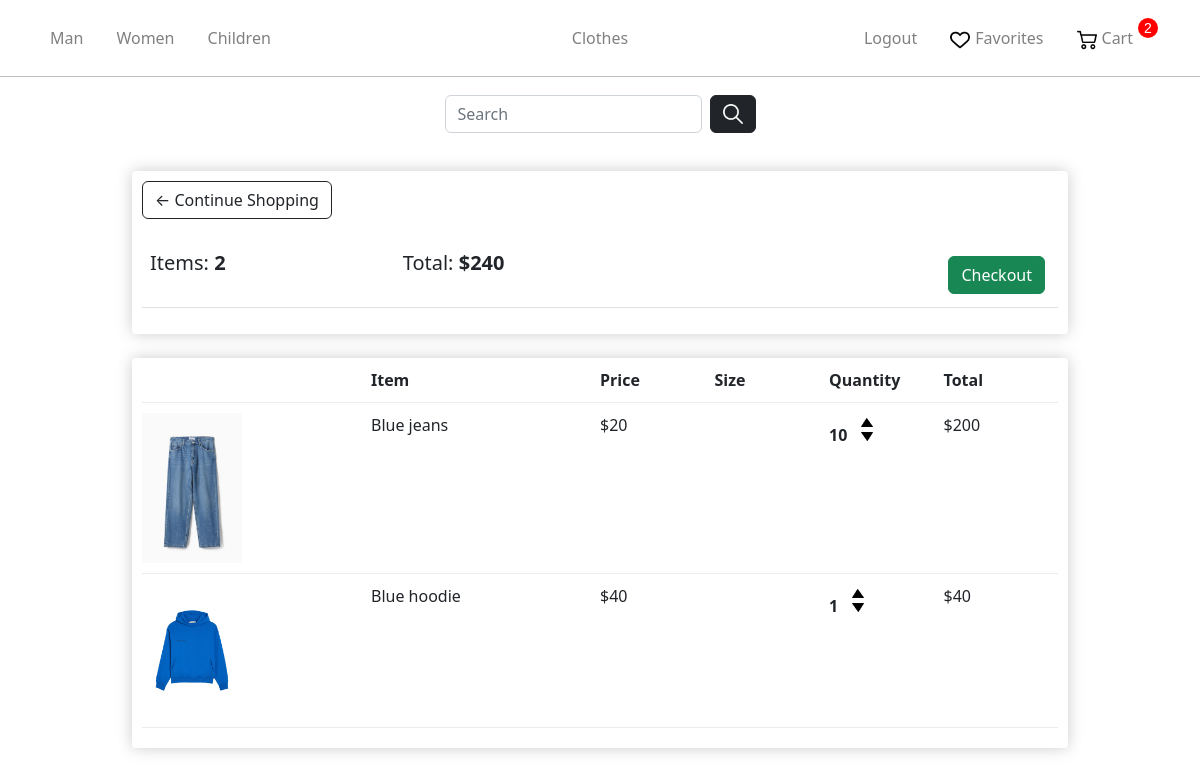
Screenshot of /cart/ (signed in) with the database file from the repository.
### store/models.py (models this page shows, shortened)
class Gender(models.Model):
    name = models.CharField(max_length=100, db_index=True)
    slug = models.SlugField(max_length=255, unique=True, db_index=True)
    categories_id = models.ManyToManyField('Category')
    def get_absolute_url(self):
        return reverse('gender', kwargs={'gender_slug': self.slug})

class Order(models.Model):
    user = models.ForeignKey('User', on_delete=models.CASCADE)
    products = models.ManyToManyField('OrderProduct')
    time_create = models.DateTimeField(auto_now_add=True)
    ordered = models.BooleanField(default=False)
    address = models.ForeignKey('Address', on_delete=models.SET_NULL, blank=True, null=True)
    def get_total(self):
        total = 0
        for order_item in self.products.all():
            total += order_item.get_total_product_price()
        return total
    def get_payment_url(self):
        return reverse('landing', kwargs={'order_id': self.pk})

class OrderProduct(models.Model):
    user = models.ForeignKey('User', on_delete=models.CASCADE)
    product = models.ForeignKey('Product', on_delete=models.PROTECT)
    quantity = models.IntegerField(default=1)
    ordered = models.BooleanField(default=False)
    size = models.ForeignKey('Size',on_delete=models.SET_NULL, null=True )
    def get_total_product_price(self):
        return self.quantity * self.product.price

class Product(models.Model):
    AVAILABILITY =(
        ('Y', 'В наличии'),
        ('N', 'Нет в наличии'),
    )
    name = models.CharField(max_length=255)
    slug = models.SlugField(max_length=255, unique=True, db_index=True)
    description = models.TextField(blank=True)
    discount = models.BooleanField(default=False)
    price = models.IntegerField()
    price_discount = models.IntegerField(blank=True)
    photo = models.ImageField(upload_to="photos")
    size = models.CharField(max_length=255)
    availability = models.CharField(max_length=1,choices = AVAILABILITY,default = '')
    cat = models.ForeignKey('Category', on_delete=models.PROTECT)
    gender = models.ForeignKey('Gender', on_delete=models.PROTECT)
    sizes = models.ManyToManyField('Size')

### store/views.py (the view)
# urls.py: path('cart/', views.cart, name="cart"),
def cart(request):
    if not request.user.is_authenticated:
        return redirect("login")
    context = {}
    context = get_user_context(context,request)
    return render(request, 'store/cart.html', context)

### store/templatetags/store_tags.py (called while the page is built)
@register.simple_tag(name='getquantity')
def get_quantity(order_product_pk, plus):
    return reverse('change_quantity', kwargs={'order_product_pk': order_product_pk, 'plus': plus})

### store/utils.py (called while the page is built)
def get_user_context(dict,request):
    context = dict
    genders = Gender.objects.all()
    ordered = 1
    if not request.user.is_authenticated:
        ordered = 0
    else:
        order_qs = Order.objects.filter(user=request.user, ordered=False)
        if order_qs.exists():
            context["order"] = order_qs[0]
        else:
            ordered = 0
    context["genders"] = genders
    context["gender_selected"] = -1
    context["cat_selected"] = -1
    context["ordered"] = ordered
    return context

### store/templates/store/cart.html (shortened to what this page needs)
{% extends 'store/layout.html' %}
{% load static %}
{% load store_tags %}
{% block content %}
    <link rel="stylesheet" href="{% static 'store/css/CategoriesCartCheckout.css' %}">
	<div class="row">
		<div class="col-lg-12">
			<div class="box-element">
				<a  class="btn btn-outline-dark" href="{% url 'main' %}">&#x2190; Continue Shopping</a>
				<br>
				<br>
				<table class="table">
					<tr>
						<th><h5>Items: <strong>{{order.products.count}}</strong></h5></th>
						<th><h5>Total: <strong>${{order.get_total}}</strong></h5></th>
						<th>
							<a  style="float:right; margin:5px;" class="btn btn-success" href="{{order.get_payment_url}}">Checkout</a>
						</th>
					</tr>
				</table>
			</div>
			<br>
			<div class="box-element">
				<div class="cart-row">
					<div style="flex:2"></div>
					<div style="flex:2"><strong>Item</strong></div>
					<div style="flex:1"><strong>Price</strong></div>
					<div style="flex:1"><strong>Size</strong></div>
					<div style="flex:1"><strong>Quantity</strong></div>
					<div style="flex:1"><strong>Total</strong></div>
				</div>
				{%for orderproduct in order.products.all%}
				<div class="cart-row">
					<div style="flex:2"><img class="row-image" src="{{orderproduct.product.photo.url}}"></div>
					<div style="flex:2"><p>{{orderproduct.product.name}}</p></div>
					<div style="flex:1"><p>${{orderproduct.product.price}}</p></div>
					<div style="flex:1"><p>{{orderproduct.size.name}}</p></div>
					<div style="flex:1">
						<p class="quantity">{{orderproduct.quantity}}</p>
						<div class="quantity">
							{% getquantity order_product_pk=orderproduct.pk plus=1 as URL%}
							<a href = "{{URL}}"><img class="chg-quantity" src="../../static/store/img/arrow-up.png"></a>
							{% getquantity order_product_pk=orderproduct.pk plus=0 as URL%}
							<a href = "{{URL}}"><img class="chg-quantity" src="../../static/store/img/arrow-down.png"></a>
						</div>
					</div>
					<div style="flex:1"><p>${{orderproduct.get_total_product_price}}</p></div>
				</div>
				{%endfor%}
			</div>
		</div>
	</div>
{% endblock %}

### store/templates/store/layout.html (shortened to what this page needs)
{% load static %}
<!doctype html>
<html lang="en">
<head>
    <link rel="stylesheet" href="https://cdn.jsdelivr.net/npm/bootstrap@5.2.3/dist/css/bootstrap.min.css">
    <link rel="stylesheet" href="{% static 'store/css/main.css' %}">
</head>
<body>
    <nav class="navbar navbar-expand-sm navbar-dark main-nav">
    <div class="container justify-content-center">
        <ul class="nav navbar-nav w-100 flex-nowrap">
            {% for gender in genders%}
            <li class="nav-item active">
                {%if gender == gender_selected%}
                <p class="nav-link-selected lk" >{{gender.name}}</p>
                {%else%}
                <a class="nav-link lk" href="{{gender.get_absolute_url}}">{{gender.name}}</a>
                {%endif%}
            {% endfor %}
        </ul>
        <ul class="nav navbar-nav justify-content-center">
            <li class="nav-item"><a class="nav-link" href="{% url 'main' %}">Clothes</a></li>
        </ul>
        <ul class="nav navbar-nav w-100 justify-content-end">
            {% if request.user.is_authenticated %}
            <li class="nav-item">
                <a class="nav-link lk" href="{% url 'logout' %}">Logout</a>
            </li>
            {%endif%}
            <li class="nav-item">
                <a class="nav-link lk icon" href="{% url 'liked' %}"><img src="../../static/store/img/heart.png" alt="Heart Icon">Favorites</a>
            </li>
            <li class="nav-item">
                {%if not ordered%}
                    <p class="cart-total">0</p>
                {%else%}
                    <p class="cart-total">{{order.products.count}}</p>
                {%endif%}
                <a class="nav-link lk icon" href="{% url 'cart' %}"><img src="../../static/store/img/shopping-cart.png" alt="Cart Icon">Cart</a>
            </li>
        </ul>
    </div>
    </nav>
    <hr class="nav">
    <nav class="navbar navbar-expand-sm navbar-dark sec-nav">
    <div class="container justify-content-center">
        <form class="d-flex" role="search">
        <input class="form-control search-input me-2" type="search" placeholder="Search" aria-label="Search" name ="search_area" value="{{ search_input }}">
        <button type="button" class="btn btn-dark"><img src="../../static/store/img/loupe.png" alt="Loupe Icon"></button>
        </form>
    </div>
    </nav>
    {% block content %}
    {% endblock %}
</body>
</html>

### store/static/store/css/main.css (style rules this page uses)
.navbar .icon img { height: 20px; vertical-align: middle; margin-right: 5px; }
.navbar { padding: 18px; }
.navbar-expand-sm .navbar-nav .lk { padding-right: 25px; }
.navbar-nav .nav-link { color: gray; transition: color 0.2s ease-in-out; }
.navbar .cart-total { display: block; text-align: center; color: white; background-color: red; width: 20px; height: 20px; border-radius: 50%; font-size: 14px; font-family: Arial , sans-serif; float: right; }
.btn-dark { padding-top: 2px; }
.navbar .btn-dark img { height: 20px; width: 20px; vertical-align: middle; }
hr { margin: 0; color: black; }

### store/static/store/css/CategoriesCartCheckout.css (style rules this page uses)
.box-element { box-shadow:hsl(0, 0%, 80%) 0 0 16px; background-color: white; border-radius: 4px; padding: 10px; }
.col-lg-12 { max-width: 80%; margin: 0 auto; }
.row { display: flex; justify-content: center; align-items: center; margin-top: 20px; width: 100%; margin-left: 0; }
.row-image { width: 100px; }
.cart-row { display: flex; align-items: flex-stretch; padding-bottom: 10px; margin-bottom: 10px; border-bottom: 1px solid #ececec; }
.quantity { display: inline-block; font-weight: 700; padding-right: 10px; }
.chg-quantity { width: 12px; cursor: pointer; display: block; margin-top: 5px; transition: .1s; }

### rows the page displays
Gender: name "Man"
Gender: name "Women"
Gender: name "Children"
Order: products.count "2", get_total "240"
OrderProduct: product.photo (picture), product.name "Blue jeans", product.price "20", quantity "10", get_total_product_price "200"
OrderProduct: product.photo (picture), product.name "Blue hoodie", product.price "40", quantity "1", get_total_product_price "40"
